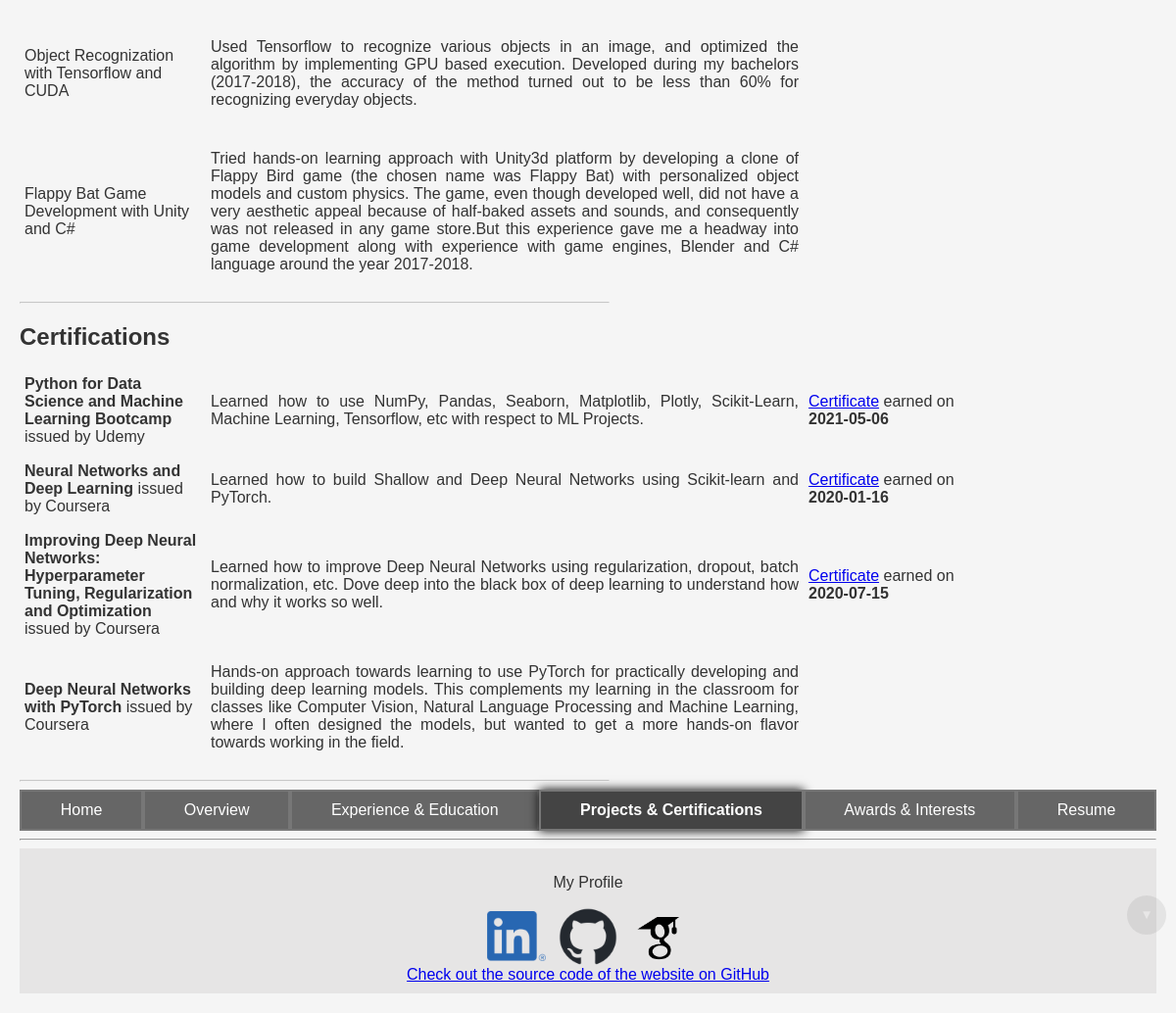
/projects_certificates (lower part), run on an earlier commit of the app's database.
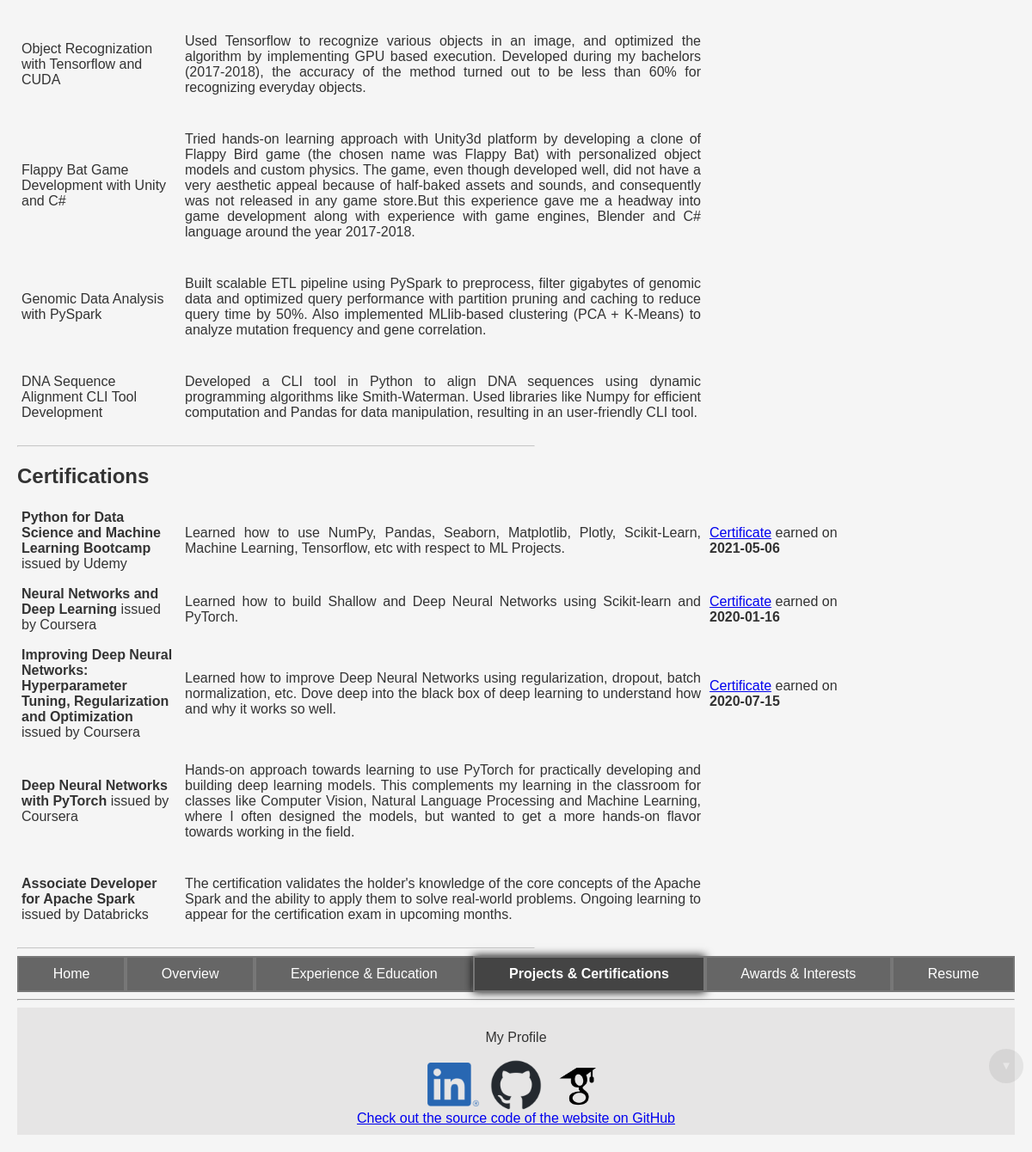
And on a later commit of the database.
### src/data/models.py (models this page shows)
class Projects(Base):
    __tablename__ = "projects"
    id = Column(Integer, primary_key=True, index=True)
    title = Column(String)
    description = Column(String)
    link = Column(String)
    fk_user = Column(Integer, ForeignKey("basic_info.id"))
    user = relationship("BasicInfo", back_populates="projects")

class Certifications(Base):
    __tablename__ = "certifications"
    id = Column(Integer, primary_key=True, index=True)
    title = Column(String)
    issuer = Column(String)
    description = Column(String)
    achievement_date = Column(Date)
    link = Column(String)
    fk_user = Column(Integer, ForeignKey("basic_info.id"))
    user = relationship("BasicInfo", back_populates="certifications")

### src/web/routes.py (the view)
@router.get("/projects_certificates", name="projects_certificates", response_class=HTMLResponse)
def send_projects_certificates(request: Request, db: Session = Depends(db_init.get_db)):
    basic_info = db_ops.filter_data_with_id(db, table_name="basic_info", lookup_id=1)
    user_filter = {"fk_user": basic_info.id}
    projects = db_ops.filter_data_from_table(db, table_name="projects", lookup_filter=user_filter)
    certifications = db_ops.filter_data_from_table(db, table_name="certifications", lookup_filter=user_filter)
    return templates.TemplateResponse(
        "proj_cert.html",
        {
            "request": request,
            "current_page": "projects_certificates",
            "curr_date": date.today(),
            "basic_info": basic_info,
            "projects": projects,
            "certifications": certifications,
        },
    )

### templates/proj_cert.html (shortened to what this page needs)
{% extends "base.html" %}
{% block content %}
    <div class="main-content">
        <section id="projects">
            <table>
            <tbody class="three-cols">
                {% for proj in projects %}
                    <tr>
                    <td>{{ proj.title }}</td>
                    <td><p class="justify-text">{{ proj.description }}</p></td>
                    {% if proj.link %}
                        <td>Link: <a href="{{ proj.link }}">{{ proj.link }}</a></td>
                    {% else %}
                        <td></td>
                    </tr>
                    {% endif %}
                {% endfor %}
            </tbody>
            </table>
        </section>
        <hr class="section-divider">
        <section id="certifications">
            <h2>Certifications</h2>
            <table>
            <tbody class="three-cols">
                {% for cert in certifications %}
                    <tr>
                    <td><b>{{ cert.title }}</b> issued by {{ cert.issuer }}</td>
                    <td><p class="justify-text">{{ cert.description }}</p></td>
                    {% if cert.link %}
                        <td><p><a href="{{ cert.link }}">Certificate</a> earned on <b>{{ cert.achievement_date.strftime("%Y-%m-%d") }}</b></p></td>
                    {% else %}
                        <td></td>
                    {% endif %}
                    </tr>
                {% endfor %}
            </tbody>
            </table>
        </section>
        <hr class="section-divider">
    </div>
{% endblock %}

### templates/base.html (shortened to what this page needs)
<!DOCTYPE html>
<html lang="en">
<head>
    <link href="{{ url_for('static', path='/base-style.css') }}" rel="stylesheet">
    <link href="{{ url_for('static', path='/dark-mode.css') }}" rel="stylesheet">
    <link href="{{ url_for('static', path='/navbar.css') }}" rel="stylesheet">
    <link href="{{ url_for('static', path='/responsive-buttons.css') }}" rel="stylesheet">
    <link href="{{ url_for('static', path='/responsive.css') }}" rel="stylesheet">
    <link href="{{ url_for('static', path='/table-styles.css') }}" rel="stylesheet">
</head>
<body>
    <button id="scroll-to-bottom" onclick="window.scrollTo({ top: document.body.scrollHeight, behavior: 'smooth' })">▼</button>
    <div id="wrapper">
                {% block content %}
                {% endblock %}
            {% include "navbar.html" %}
            <hr>
    </div>
    {% include "footer.html" %}
</body>
</html>

### templates/navbar.html (shortened to what this page needs)
<nav>
    <ul>
        <li><a href="{{ url_for('home') }}" class="{{ 'active nav-item' if current_page == 'home' else 'nav-item' }}">Home</a></li>
        <li><a href="{{ url_for('overview') }} " class="{{ 'active nav-item' if current_page == 'overview' else 'nav-item' }}">Overview</a></li>
        <li><a href="{{ url_for('experience_education') }}" class="{{ 'active nav-item' if current_page == 'experience_education' else 'nav-item' }}">Experience & Education</a></li>
        <li><a href="{{ url_for('projects_certificates') }}" class="{{ 'active nav-item' if current_page == 'projects_certificates' else 'nav-item' }}">Projects & Certifications</a></li>
        <li><a href="{{ url_for('awards_interests') }}" class="{{ 'active nav-item' if current_page == 'awards_interests' else 'nav-item' }}">Awards & Interests</a></li>
        <li><a href="{{ url_for('resume') }}" class="{{ 'active nav-item' if current_page == 'resume' else 'nav-item' }}">Resume</a></li>
    </ul>
</nav>

### templates/footer.html (shortened to what this page needs)
<footer>
    <p>My Profile</p>
    <div class="social-media-links">
        <a href="https://www.linkedin.com/in/asif-iqbal-r" target="_blank">
            <img src="{{ url_for('static', path='/logos/linkedin.webp') }}" alt="LinkedIn" class="logo" fetchpriority="low">
        </a>
        <a href="https://github.com/asif256000" target="_blank">
            <img src="{{ url_for('static', path='/logos/github.webp') }}" alt="GitHub" class="logo" fetchpriority="low">
        </a>
        <a href="https://scholar.google.com/citations?hl=en&user=EImUgsAAAAAJ" target="_blank">
            <img src="{{ url_for('static', path='/logos/gscholar.webp') }}" alt="GoogleScholar" class="logo" fetchpriority="low">
        </a>
    </div>
    <div>
        <a href="https://github.com/asif256000/my_personal_fast_website">Check out the source code of the website on GitHub</a>
    </div>
</footer>

### static/base-style.css (style rules this page uses)
body { min-height: 100vh; display: flex; flex-direction: column; font-family: Arial, sans-serif; font-size: 1rem; margin: 0; padding: 20px; background-color: #f5f5f5; color: #333; transition: background-color 0.3s ease, color 0.3s ease; }
h1, h2, h3, h4 { color: #333; }
h2 { font-size: 1.5rem; }
.section-divider { max-width: 50vw; margin-left: 0; opacity: 0.5; }
img { max-width: 100%; height: auto; display: block; margin: 0 auto; }
footer { background-color: #e6e5e5; padding: 10px; text-align: center; }
p { font-size: 1rem; }
#wrapper { flex: 1; transition: margin-left 0.3s ease; }
.logo { aspect-ratio: 1/1; max-width: 5vw; max-height: 5vw; width: auto; height: auto; display: block; margin: 0 auto; object-fit: contain; }
.social-media-links { display: flex; justify-content: center; align-items: flex-end; height: 100%; }

### static/navbar.css (style rules this page uses)
nav ul { display: flex; justify-content: space-around; list-style-type: none; padding: 0; margin: 0; flex-wrap: wrap; }
nav ul li { flex-grow: 1; flex: 1 1 auto; text-align: center; }
nav ul li a, .selected-item { display: block; text-align: center; padding: 10px; text-decoration: none; box-sizing: border-box; border: 2px solid #777; color: #fff; }
nav ul li a { background-color: #666; }
nav ul li a.active { background-color: #444; font-weight: bold; box-shadow: 0 0 10px #000; }

### static/responsive-buttons.css (style rules this page uses)
#scroll-to-top, #scroll-to-bottom { position: fixed; right: 10px; padding: 10px; background-color: #555; color: #fff; border: none; cursor: pointer; opacity: 0.1; transition: opacity 1s; border-radius: 50%; width: 40px; height: 40px; text-align: center; line-height: 20px; z-index: 10; }
#scroll-to-bottom { bottom: 10vh; }

### static/responsive.css (style rules this page uses)
@media (min-width: 768px) { .justify-text { text-align: justify; } }

### static/table-styles.css (style rules this page uses)
table { border-spacing: 0; border-collapse: collapse; }
.two-cols tr, .detailed-two-cols tr, .equal-two-cols tr, .inverted-two-cols tr, .three-cols tr { padding: 10px; }
.three-cols td { max-width: 15vw; padding: 5px; }
.three-cols td:nth-child(2) { max-width: 50vw; }
.three-cols td:nth-child(3) { max-width: 15vw; }
td { word-wrap: break-word; }

What changed in the data, as far as the page shows it:
added Projects: title "Genomic Data Analysis with PySpark", description "Built scalable ETL pipeline using PySpark to preprocess, filter gigabytes of genomic data and optimized query performance with partition pruning and caching to reduce query time by 50%. Also implemented MLlib-based clustering (PCA + K-Means) to analyze mutation frequency and gene correlation."
added Projects: title "DNA Sequence Alignment CLI Tool Development", description "Developed a CLI tool in Python to align DNA sequences using dynamic programming algorithms like Smith-Waterman. Used libraries like Numpy for efficient computation and Pandas for data manipulation, resulting in an user-friendly CLI tool."
added Certifications: title "Associate Developer for Apache Spark", issuer "Databricks", description "The certification validates the holder's knowledge of the core concepts of the Apache Spark and the ability to apply them to solve real-world problems. Ongoing learning to appear for the certification exam in upcoming months."
